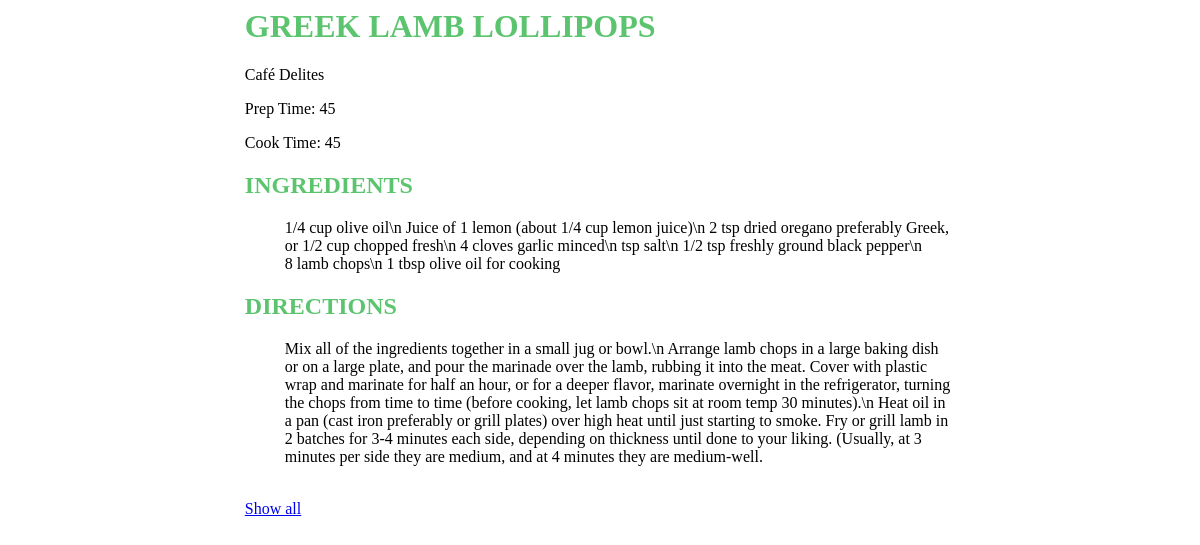
Screenshot of /app/3/ with the database file from the repository.
### app/models.py (models this page shows)
class Recipe(models.Model):
    name = models.CharField(max_length=200)
    pub_date = models.DateTimeField('date published')
    author = models.CharField(max_length=200)
    prep_time = models.IntegerField()
    cook_time = models.IntegerField()
    ingredients = models.TextField()
    directions = models.TextField()

### app/views.py (the view)
# urls.py: path('<int:recipe_id>/', views.recipe, name='recipe'),
def recipe(request, recipe_id):
    recipe = models.Recipe.objects.get(id=recipe_id)
    ingredients_list = recipe.ingredients.split("\n")
    for i in range(len(ingredients_list)):
        ingredient = ingredients_list[i]
        ingredient = ingredient.replace("\n", "")
        ingredients_list[i] = ingredient
    directions_list = recipe.directions.split("\n")
    for i in range(len(directions_list)):
        direction = directions_list[i]
        direction = direction.replace("\n", "")
        directions_list[i] = direction
    context = (
        RequestContext(
            request,
            {
                'directions': directions_list,
                'ingredients': ingredients_list,
                'recipe': recipe,
            }
        ).flatten()
    )
    return TemplateResponse(request, 'app/recipe.html', context=context)

### app/templates/app/recipe.html
{% load static %}
<link rel="stylesheet" type="text/css" href="{% static 'app/style.css' %}">
<div class="container">
    <div class="recipe_div">
        <h1 class="recipe_name">{{ recipe.name.upper }}</h1>
        <p class="author_name">{{ recipe.author }}</p>
        <p>Prep Time: {{ recipe.prep_time }}</p>
        <p>Cook Time: {{ recipe.cook_time }}</p>
        <h2>INGREDIENTS</h2>
        <ul>
            {% for ingredient in ingredients %}
                <li>{{ ingredient }}</li>
            {% endfor %}
        </ul>
        <h2>DIRECTIONS</h2>
        <ul>
            {% for direction in directions %}
                <li>{{ direction }}</li>
            {% endfor %}
        </ul>
        <br>
        <a href="{% url 'recipes' %}">Show all</a>
    </div>
</div>

### app/static/app/style.css (style rules this page uses)
ul { list-style-type: none; }
h1 { color: #5cc46f; }
h2 { color: #5cc46f; }
.container { width: 60%; margin: 0 auto; }

### rows the page displays
Recipe: name "GREEK LAMB LOLLIPOPS", author "Café Delites", prep_time "45", cook_time "45", ingredients "1/4 cup olive oil\\n Juice of 1 lemon (about 1/4 cup lemon juice)\\n 2 tsp dried oregano preferably Greek, or 1/2 cup chopped fresh\\n 4 cloves garlic minced\\n tsp salt\\n 1/2 tsp freshly ground black pepper\\n 8 lamb chops\\n 1 tbsp olive oil for cooking", directions "Mix all of the ingredients together in a small jug or bowl.\\n Arrange lamb chops in a large baking dish or on a large plate, and pour the marinade over the lamb, rubbing it into the meat. Cover with plastic wrap and marinate for half an hour, or for a deeper flavor, marinate overnight in the refrigerator, turning the chops from time to time (before cooking, let lamb chops sit at room temp 30 minutes).\\n Heat oil in a pan (cast iron preferably or grill plates) over high heat until just starting to smoke. Fry or grill lamb in 2 batches for 3-4 minutes each side, depending on thickness until done to your liking. (Usually, at 3 minutes per side they are medium, and at 4 minutes they are…"
